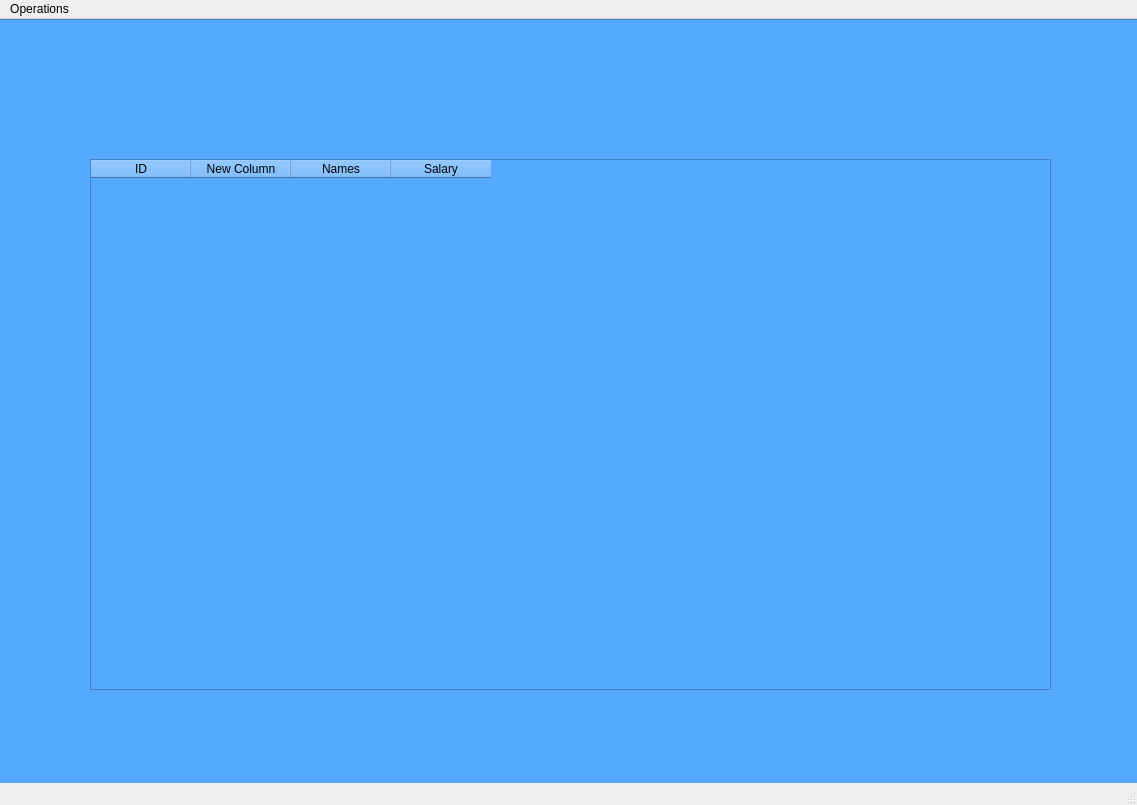
<?xml version="1.0" encoding="UTF-8"?>
<ui version="4.0">
 <class>MainWindow</class>
 <widget class="QMainWindow" name="MainWindow">
  <property name="geometry">
   <rect>
    <x>0</x>
    <y>0</y>
    <width>1137</width>
    <height>805</height>
   </rect>
  </property>
  <property name="windowTitle">
   <string>MainWindow</string>
  </property>
  <widget class="QWidget" name="centralwidget">
   <widget class="QFrame" name="frame">
    <property name="geometry">
     <rect>
      <x>0</x>
      <y>0</y>
      <width>1151</width>
      <height>781</height>
     </rect>
    </property>
    <property name="styleSheet">
     <string notr="true">background-color: rgb(85, 170, 255);</string>
    </property>
    <property name="frameShape">
     <enum>QFrame::StyledPanel</enum>
    </property>
    <property name="frameShadow">
     <enum>QFrame::Raised</enum>
    </property>
    <widget class="QLabel" name="label">
     <property name="geometry">
      <rect>
       <x>130</x>
       <y>180</y>
       <width>261</width>
       <height>71</height>
      </rect>
     </property>
     <property name="styleSheet">
      <string notr="true">font: 16pt &quot;MS Shell Dlg 2&quot;;
color: rgb(255, 255, 255);</string>
     </property>
     <property name="text">
      <string>Enter Name</string>
     </property>
    </widget>
    <widget class="QLabel" name="label_2">
     <property name="geometry">
      <rect>
       <x>130</x>
       <y>300</y>
       <width>261</width>
       <height>71</height>
      </rect>
     </property>
     <property name="styleSheet">
      <string notr="true">font: 16pt &quot;MS Shell Dlg 2&quot;;
color: rgb(255, 255, 255);</string>
     </property>
     <property name="text">
      <string>Enter Age</string>
     </property>
    </widget>
    <widget class="QLabel" name="label_3">
     <property name="geometry">
      <rect>
       <x>130</x>
       <y>430</y>
       <width>261</width>
       <height>71</height>
      </rect>
     </property>
     <property name="styleSheet">
      <string notr="true">font: 16pt &quot;MS Shell Dlg 2&quot;;
color: rgb(255, 255, 255);</string>
     </property>
     <property name="text">
      <string>Enter Salary</string>
     </property>
    </widget>
    <widget class="QLineEdit" name="lineEdit">
     <property name="geometry">
      <rect>
       <x>400</x>
       <y>190</y>
       <width>421</width>
       <height>61</height>
      </rect>
     </property>
    </widget>
    <widget class="QLineEdit" name="lineEdit_2">
     <property name="geometry">
      <rect>
       <x>400</x>
       <y>310</y>
       <width>421</width>
       <height>61</height>
      </rect>
     </property>
    </widget>
    <widget class="QLineEdit" name="lineEdit_3">
     <property name="geometry">
      <rect>
       <x>400</x>
       <y>440</y>
       <width>421</width>
       <height>61</height>
      </rect>
     </property>
    </widget>
    <widget class="QPushButton" name="pushButton">
     <property name="geometry">
      <rect>
       <x>210</x>
       <y>590</y>
       <width>281</width>
       <height>81</height>
      </rect>
     </property>
     <property name="styleSheet">
      <string notr="true">background-color: rgb(255, 170, 127);
color: rgb(255, 255, 255);
font: 16pt &quot;MS Shell Dlg 2&quot;;</string>
     </property>
     <property name="text">
      <string>Add</string>
     </property>
    </widget>
    <widget class="QPushButton" name="pushButton_2">
     <property name="geometry">
      <rect>
       <x>580</x>
       <y>590</y>
       <width>281</width>
       <height>81</height>
      </rect>
     </property>
     <property name="styleSheet">
      <string notr="true">background-color: rgb(255, 170, 127);
color: rgb(255, 255, 255);
font: 16pt &quot;MS Shell Dlg 2&quot;;</string>
     </property>
     <property name="text">
      <string>Exit</string>
     </property>
    </widget>
    <widget class="QFrame" name="frame_2">
     <property name="geometry">
      <rect>
       <x>-10</x>
       <y>0</y>
       <width>1151</width>
       <height>791</height>
      </rect>
     </property>
     <property name="frameShape">
      <enum>QFrame::StyledPanel</enum>
     </property>
     <property name="frameShadow">
      <enum>QFrame::Raised</enum>
     </property>
     <widget class="QTableWidget" name="tableWidget">
      <property name="geometry">
       <rect>
        <x>100</x>
        <y>140</y>
        <width>961</width>
        <height>531</height>
       </rect>
      </property>
      <column>
       <property name="text">
        <string>ID</string>
       </property>
      </column>
      <column>
       <property name="text">
        <string>New Column</string>
       </property>
      </column>
      <column>
       <property name="text">
        <string>Names</string>
       </property>
      </column>
      <column>
       <property name="text">
        <string>Salary</string>
       </property>
      </column>
     </widget>
    </widget>
   </widget>
  </widget>
  <widget class="QMenuBar" name="menubar">
   <property name="geometry">
    <rect>
     <x>0</x>
     <y>0</y>
     <width>1137</width>
     <height>31</height>
    </rect>
   </property>
   <widget class="QMenu" name="menuOperations">
    <property name="title">
     <string>Operations</string>
    </property>
    <addaction name="actionCreate"/>
    <addaction name="actionRead"/>
    <addaction name="actionUpdate"/>
    <addaction name="actionDelete"/>
   </widget>
   <addaction name="menuOperations"/>
  </widget>
  <widget class="QStatusBar" name="statusbar"/>
  <action name="actionCreate">
   <property name="text">
    <string>Create</string>
   </property>
  </action>
  <action name="actionRead">
   <property name="text">
    <string>Read</string>
   </property>
  </action>
  <action name="actionUpdate">
   <property name="text">
    <string>Update</string>
   </property>
  </action>
  <action name="actionDelete">
   <property name="text">
    <string>Delete</string>
   </property>
  </action>
 </widget>
 <resources/>
 <connections/>
</ui>
